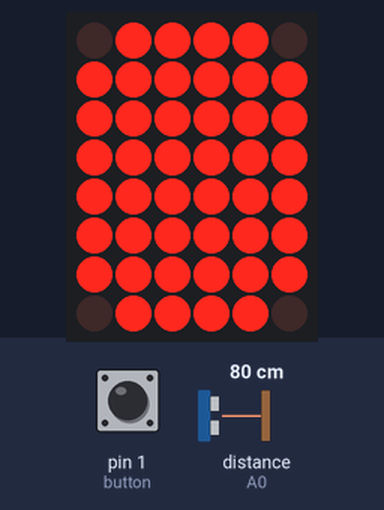
Simulated run of this sketch. Board: Arduino Uno, built with avr-gcc and run on an emulated ATmega328P. Shown: 6×8 LED matrix. Wiring (inferred from the names in the program): ultrasonic range finder: trigger A1; echo A0; LED matrix (orientation assumed): rows pin 2, pin 7, pin 10, pin 6, pin 12, A5, A4, A2; columns pin 3, pin 13, A3, pin 9, pin 11, pin 5. The test bench sets the inputs (shaded band); at power-on: pin 1 (button) LOW, distance to the obstacle (sensor on A0) 80 cm. The echo pulse lasts 58.3 µs per cm; random numbers use the default seed unless the sketch sets one.

Above: at 4.7 s.
4.8 s: pin 1 (button) pulled HIGH for 0.15 s
At 6.0 s:
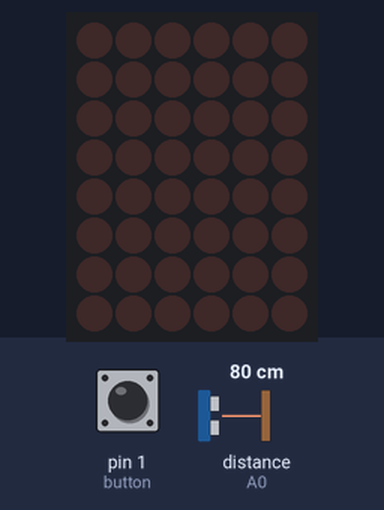
6.7 s: distance to the obstacle (sensor on A0) set to 2 cm
At 7.6 s:
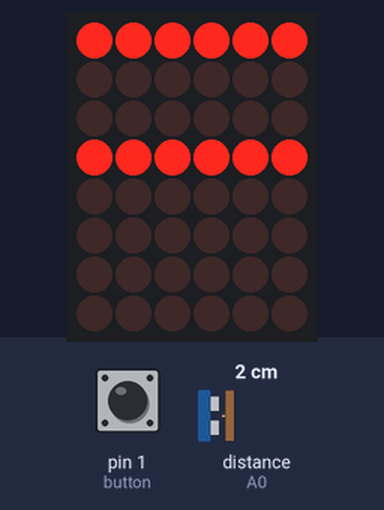
8.3 s: pin 1 (button) pulled HIGH for 1 s
At 10.25 s:
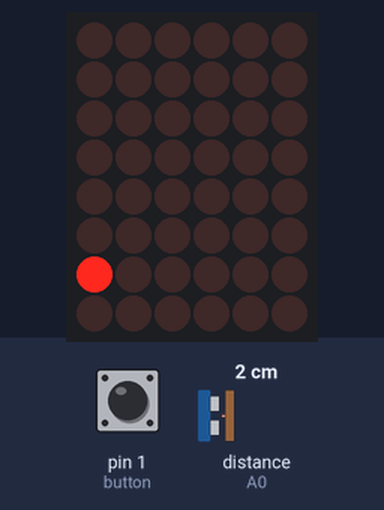
11.5 s: distance to the obstacle (sensor on A0) set to 9 cm
At 12.03 s:
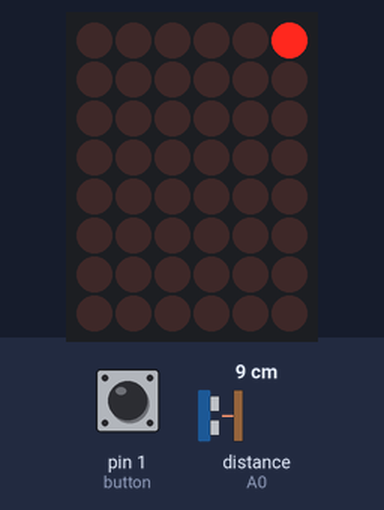
13.6 s: distance to the obstacle (sensor on A0) set to 4 cm
At 14.26 s:
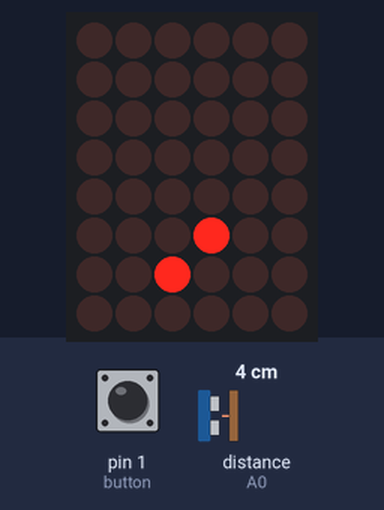
15.3 s: distance to the obstacle (sensor on A0) set to 10 cm
At 15.43 s:
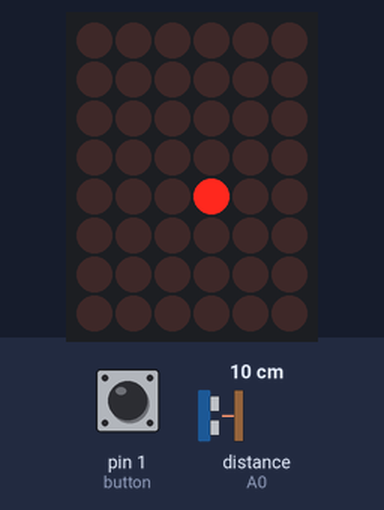

The sketch:

led_distance.ino
```cpp
int cols[8] = {8, 3, 13, A3, 9, 11, 5, 4};
int rows[8] = {2, 7, 10, 6, 12, A5, A4, A2};

#define trigPin A1
#define echoPin A0
#define button 1

#define MAX_DISTANCE_CM 25
#define MIN_DISTANCE_CM 3

#define __DEBUG__ false
#define __SNAKE_TIMEOUT__ 350
#define snake_length 20


class vec2
{
  private:
    void calculate_length(){length = sqrt(pow(x, 2) + pow(y, 2));};
  public:
    float x, y, length;
    vec2() {x=0;y=0;};

    vec2(float _x, float _y)
    {
      x=_x;y=_y;
      calculate_length();
    };

    vec2 add(vec2 v)
    {
        return vec2(x+v.x, y+v.y);
    };

    vec2 mul(float v)
    {
      return vec2(x*v, y*v);
    }

    vec2 normalize()
    {
      return vec2(x/length, y/length);
    };

};

void trigger_pixel(vec2 p, float t)
{
  turn_pixel_on(p.x, p.y);
  delay(t);
  turn_pixel_off(p.x, p.y);
}
int sign(float x) { return abs(x)/x; }

float normalize_distance(float d)
{
  // Normalize distance between 0 and 1
  float mn = MIN_DISTANCE_CM;
  float mx = MAX_DISTANCE_CM;
  float l = mx - mn;
  float da = min(d, mx);
  da = max(da, mn) - mn;
  return da / l;
}

float get_speed(float d)
{
  return __SNAKE_TIMEOUT__ * normalize_distance(d);
}

class mat2
{
  private:
  public:
    float values[4] = {0, 0, 0, 0};
    mat2(float _v0, float _v1, float _v2, float _v3)
    {
      values[0]=_v0;values[1]=_v1;
      values[2]=_v2;values[3]=_v3;
    };

    vec2 mul(vec2 v)
    {
      return vec2(
        v.x * values[0] + v.y * values[1],
        v.x * values[2] + v.y * values[3]
      );
    }
};

class Square
{
  private:
    int __CURRENT_POINT__ = 0;
    int __ARRAY_SIZE__ = 12;
    void _recalculate()
    {
      vec2 l1 = points[3].add(points[0].mul(-1));
      vec2 l2 = points[6].add(points[3].mul(-1));
      vec2 l3 = points[9].add(points[6].mul(-1));
      vec2 l4 = points[0].add(points[9].mul(-1));
      points[1]= points[0].add(l1.mul(.33));
      points[2]= points[0].add(l1.mul(.66));
      points[4]= points[3].add(l2.mul(.33));
      points[5]= points[3].add(l2.mul(.66));
      points[7]= points[6].add(l3.mul(.33));
      points[8]= points[6].add(l3.mul(.66));
      points[10]=points[9].add(l4.mul(.33));
      points[11]=points[9].add(l4.mul(.66));
    }
  public:
    vec2 position;
    float scale;
    vec2 points[12];
    float draw_speed=1;
    Square()
    {
      points[0] = vec2(1, -1);
      points[3] = vec2(1, 1);
      points[6] = vec2(-1, 1);
      points[9] = vec2(-1, -1);
      _recalculate();
    };

    Square(vec2 v0, vec2 v1, vec2 v2, vec2 v3)
    {
      points[0] = v0;
      points[3] = v1;
      points[6] = v2;
      points[9] = v3;
      _recalculate();

    };

    void set_position(vec2 p)
    {
      for(int i=0; i < __ARRAY_SIZE__; i++)
        points[i] = points[i].add(p.add(position.mul(-1)));
      position = p;
    }

    void set_scale(float s)
    {
      scale = s;
      for(int i=0; i < __ARRAY_SIZE__; i++)
      {
        vec2 _p = position.mul(-1);
        vec2 v = points[i].add(_p);
        v = v.mul(s/v.length);
        points[i] = v.add(position);
      }
    }

    void rotate(float a)
    {
      float s = sin(a);
      float c = cos(a);
      mat2 m = mat2(c, -s, s, c);
      vec2 _p = position.mul(-1);
      for(int i=0; i < 8; i++)
      {
        vec2 v = points[i].add(_p);
        v = m.mul(v);
        points[i] = v.add(position);
      }
    };

    void draw()
    {
      trigger_pixel(points[__CURRENT_POINT__], draw_speed);
      __CURRENT_POINT__ = (__CURRENT_POINT__ + 1) % __ARRAY_SIZE__;
    }

    int get_array_size()
    {
      return __ARRAY_SIZE__;
    };
};

int __DOT_INIT__ = 0;
int __GAME_NUM__ = 0;
vec2 origin[snake_length]={};
vec2 direction;
Square thesquare = Square();

int square_counter = 0;

float get_distance()
{
  // Read sonal signal and calculate distance
  digitalWrite(trigPin, LOW);
  delayMicroseconds(2);
  digitalWrite(trigPin, HIGH);
  delayMicroseconds(10);
  digitalWrite(trigPin, LOW);
  float duration = pulseIn(echoPin, HIGH);
  return (duration / 2) * 0.0343;
}


void turn_pixel_on(int x, int y)
{
  if(x < 0 || x > 7 || y < 0 || y > 7)
  return;
  digitalWrite(rows[y], HIGH);
  digitalWrite(cols[x], LOW);
}

void turn_pixel_off(int x, int y)
{
  if(x < 0 || x > 7 || y < 0 || y > 7)
  return;
  digitalWrite(rows[y], LOW);
  digitalWrite(cols[x], HIGH);
}


void blink(vec2 v, int t)
{
  trigger_pixel(v, t);
  delay(t*.2);
}

void run_leds(int side)
{
  for(int i = 0; i < 8; i++)
    for(int j = 0; j < 8; j++)
    {
      if(side == 0) blink(vec2(i, j), 7);
      else if(side == 2) blink(vec2(7-i, j), 7);
      else if(side == 1) blink(vec2(j, i), 7);
      else blink(vec2(j, 7-i), 7);
    }
}

void test_screen()
{
  // Runs line animation to test LEDs
  for(int side = 0; side < 4; side++)
  {
    run_leds(side);
  }
  delay(1500);
}


vec2 get_uc(float x, float y)
{
  // Center origin in the middle of the screen
   return vec2(x - 3.5, y - 3.5);
}

void next_level()
{
  __GAME_NUM__ = (__GAME_NUM__ + 1) % 4;
}

bool check_button(bool d=false)
{
  if(!__DEBUG__ && digitalRead(button)==1)
  {
    next_level();
    if(d)delay(750);
    return true;
  }
  return false;
}
// Visualizations

void print_vector(vec2 v)
{
  Serial.print(v.x);
  Serial.print(", ");
  Serial.println(v.y);
}

void level()
{
  int row = 3;
  int accum = 0;
  int times = 0;
  while(true)
  {
    if(times == 4)
    {
      run_leds(3);
      next_level();
      delay(750);
      break;
    }
    if(check_button(true)) break;
    float distance = get_distance();
    float p = normalize_distance(distance);
    float fp = floor(p*7);

    if(fp == row)
      accum++;

    if(accum == 20)
    {
      run_leds((times++)%4);
      run_leds((times + 1)%4);
      accum = 0;
      row = 1 + random(6);
    }
    for(int q = 0; q < 8; q++)
    {
      blink(vec2(q, fp), 5);
      blink(vec2(q, row), 5);
    }
    }
}

void ball()
{
  while(true)
  {
    if(check_button(false))
    {
      run_leds(0);
      delay(750);
      break;
    }
    float distance = get_distance();
    float p = normalize_distance(distance);
    for(int i = 0; i < 8; i++)
    for(int j = 0; j < 8; j++)
    {
      vec2 v = get_uc(i, j);
      if(v.length < p*4)
        trigger_pixel(vec2(i, j), 1);
      }
  }
}

vec2 rotate(vec2 v, float a)
{
  // return vec2(v.x * cos(a) - v.y * sin(a), v.x * sin(a) + v.y * cos(a));
  mat2 m = mat2(cos(a), -sin(a), sin(a), cos(a));
  return m.mul(v);
}

void square()
{
  int times = 0;
  while(true)
  {
    if(check_button(true)) break;

    Square e = thesquare;

    vec2 p = vec2(0, 4);

    float cycle = 24;
    for(int i=0; i < cycle; i++)
    {
      float distance = get_distance();
      float speed = normalize_distance(distance);

      if(speed > .49 && speed < .51)
        square_counter++;

      e.set_scale(2 + (speed-.5) * 7);
      e.set_position(p.add(vec2(8*speed, (speed-.5)*3*sin(2. * i * 3.1415/cycle) ) ) );
      e.rotate((speed-.5)*3.1415/180);
      if(square_counter == 100)
      {
        delay(750);
        e.draw_speed = 100;
        square_counter = 0;
        e.set_scale(3);
        for(int w=0; w < 2; w++)
        {
          for(int q=0; q < e.get_array_size(); q++)
            e.draw();
          e.set_scale(e.scale-1);
          delay(750);
        }
        delay(750);
        e.draw_speed = 1;
        times++;
        if(times==2)
        {
          run_leds(0);
          next_level();
          delay(750);
          return;
        }
      }else e.draw();
    }
  }
}

void dot()
{
  int accum = 0;
  bool playmode=true;
  float speed;

  while(true)
  {
    int s_len = snake_length;
    if(check_button(true)) break;
    if(__DOT_INIT__ == 0)
    {
      // Generate random starting point
      vec2 o = vec2(7*random(800)/700., 7*random(800)/700.);
      origin[0] = o;
      // Generate random starting direction between [-1, -1] and [1, 1]
      direction = vec2(5, 5).add(o.mul(-1));
      direction = direction.normalize();

      for(int l=0; l < s_len; l++)
        origin[l+1] = origin[l].add(direction);

      __DOT_INIT__ = 1;
    }else
    {
      vec2 o = origin[0];
      vec2 d = direction;
      vec2 prev;
      for(int l=0; l < s_len; l++)
      {
        if(playmode)
        {
          if(l % 2 == 0)
          {
            float distance = get_distance();
            speed = get_speed(distance);
            s_len = int(snake_length * (1-speed));
          }
          if(l==0)
          {
              if(accum < 200)
              {
                Serial.println(accum);
                if(speed < .5)
                  accum++;
                trigger_pixel(origin[0], 15+speed);
              }else
              {
                playmode=false;
                s_len = snake_length;
              }

              vec2 no = o.add(d);
              if(no.x <= 0 || no.x >= 7)
              {
                // switch direction from wall
                no.x = min(7, max(0, no.x));
                d.x *= -1;
                d.y += (random(100)/100.) * sign(d.x);
                d = d.normalize();
              }
              if(no.y <= 0 || no.y >= 7)
              {
                // switch direction from wall
                no.y = min(7, max(0, no.y));
                d.y *= -1;
                d.x += (random(100)/100.) * sign(d.y);
                d = d.normalize();
              }
              direction = d;
              prev = origin[0];
              origin[0] = no;
          }else
          {
            // for(int u=0 ;u < snake_length; u++)
            // trigger_pixel(origin[l], 5+speed);
            // vec2 t = origin[l];
            // origin[l] = prev;
            // prev = t;
          }
        }
        else
        {
          trigger_pixel(origin[l], 1);

          if(l==0)
          {
            vec2 no = o.add(d);
            if(no.x <= 0 || no.x >= 7)
            {
              // switch direction from wall
              no.x = min(7, max(0, no.x));
              d.x *= -1;
              d.y += (random(100)/100.) * sign(d.x);
              d = d.normalize();
            }
            if(no.y <= 0 || no.y >= 7)
            {
              // switch direction from wall
              no.y = min(7, max(0, no.y));
              d.y *= -1;
              d.x += (random(100)/100.) * sign(d.y);
              d = d.normalize();
            }
            direction = d;
            prev = origin[0];
            origin[0] = no;
          }else
          {
            vec2 t = origin[l];
            origin[l] = prev;
            prev = t;
          }
        }
      }
    }
  }
}

void setup()
{
  if(__DEBUG__) Serial.begin (9600);
  pinMode(button, INPUT);
  for(int i = 0; i < 8; i ++)
  {
    pinMode(rows[i], OUTPUT);
    pinMode(cols[i], OUTPUT);
    digitalWrite(rows[i], LOW);
    digitalWrite(cols[i], HIGH);
  }
  if(!__DEBUG__)test_screen();

  pinMode(trigPin, OUTPUT);
  pinMode(echoPin, INPUT);
}

void loop()
{
  switch(__GAME_NUM__)
  {
    case 0: ball(); break;
    case 1: level(); break;
    case 2: square(); break;
    case 3: dot(); break;
  }
}
```

Measured:
- after the input at 4.8 s, the display: first changes after 0.15 s (image 1 shows a later state)
- after the input at 6.7 s, the display: first changes after 0.12 s (image 2 shows a later state)
- after the input at 8.3 s, the display: first changes after 0.12 s (image 3 shows a later state)
- what the display in image 1 shows lasts 0.8 s, from 5.4 s to 6.2 s
